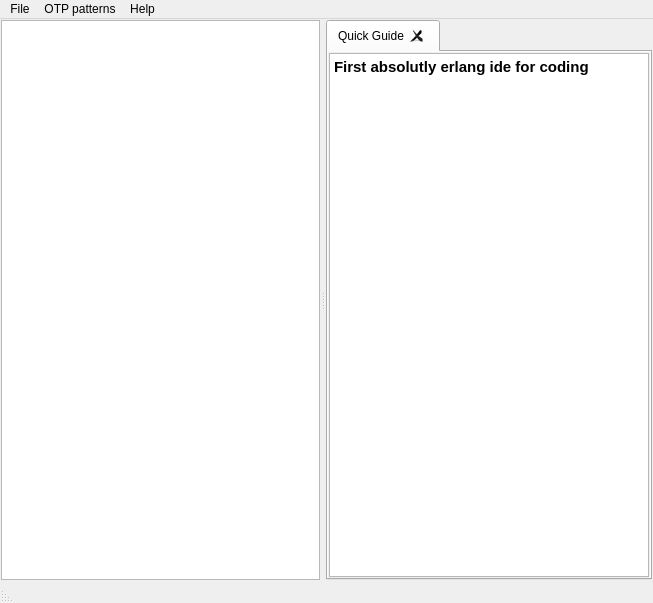
<?xml version="1.0" encoding="UTF-8"?>
<ui version="4.0">
 <class>MainWindow</class>
 <widget class="QMainWindow" name="MainWindow">
  <property name="geometry">
   <rect>
    <x>0</x>
    <y>0</y>
    <width>653</width>
    <height>603</height>
   </rect>
  </property>
  <property name="windowTitle">
   <string>Erl IDE</string>
  </property>
  <widget class="QWidget" name="centralwidget">
   <layout class="QHBoxLayout" name="horizontalLayout_7">
    <property name="spacing">
     <number>1</number>
    </property>
    <property name="margin">
     <number>1</number>
    </property>
    <item>
     <widget class="QSplitter" name="splitter">
      <property name="lineWidth">
       <number>0</number>
      </property>
      <property name="orientation">
       <enum>Qt::Horizontal</enum>
      </property>
      <property name="handleWidth">
       <number>6</number>
      </property>
      <widget class="QWidget" name="horizontalLayoutWidget">
       <layout class="QHBoxLayout" name="horizontalLayout">
        <property name="spacing">
         <number>1</number>
        </property>
        <item>
         <widget class="QTreeView" name="treeView"/>
        </item>
       </layout>
      </widget>
      <widget class="QWidget" name="horizontalLayoutWidget_2">
       <layout class="QHBoxLayout" name="horizontalLayout_2">
        <property name="spacing">
         <number>1</number>
        </property>
        <item>
         <widget class="QTabWidget" name="tabWidget">
          <property name="acceptDrops">
           <bool>true</bool>
          </property>
          <property name="currentIndex">
           <number>0</number>
          </property>
          <property name="tabsClosable">
           <bool>true</bool>
          </property>
          <property name="movable">
           <bool>true</bool>
          </property>
          <widget class="QWidget" name="tab">
           <property name="whatsThis">
            <string>Quick Guide</string>
           </property>
           <property name="accessibleName">
            <string>Quick Guide</string>
           </property>
           <property name="autoFillBackground">
            <bool>true</bool>
           </property>
           <attribute name="title">
            <string>Quick Guide</string>
           </attribute>
           <layout class="QHBoxLayout" name="TabLayout">
            <property name="spacing">
             <number>1</number>
            </property>
            <property name="margin">
             <number>1</number>
            </property>
            <item>
             <widget class="QTextBrowser" name="textBrowser">
              <property name="html">
               <string>&lt;!DOCTYPE HTML PUBLIC &quot;-//W3C//DTD HTML 4.0//EN&quot; &quot;http://www.w3.org/TR/REC-html40/strict.dtd&quot;&gt;
&lt;html&gt;&lt;head&gt;&lt;meta name=&quot;qrichtext&quot; content=&quot;1&quot; /&gt;&lt;style type=&quot;text/css&quot;&gt;
p, li { white-space: pre-wrap; }
&lt;/style&gt;&lt;/head&gt;&lt;body style=&quot; font-family:'Ubuntu'; font-size:11pt; font-weight:400; font-style:normal;&quot;&gt;
&lt;p style=&quot; margin-top:0px; margin-bottom:0px; margin-left:0px; margin-right:0px; -qt-block-indent:0; text-indent:0px;&quot;&gt;&lt;span style=&quot; font-weight:600;&quot;&gt;First absolutly erlang ide for coding&lt;/span&gt;&lt;/p&gt;&lt;/body&gt;&lt;/html&gt;</string>
              </property>
              <property name="openLinks">
               <bool>false</bool>
              </property>
             </widget>
            </item>
           </layout>
          </widget>
         </widget>
        </item>
       </layout>
      </widget>
     </widget>
    </item>
   </layout>
  </widget>
  <widget class="QMenuBar" name="menubar">
   <property name="geometry">
    <rect>
     <x>0</x>
     <y>0</y>
     <width>653</width>
     <height>25</height>
    </rect>
   </property>
   <widget class="QMenu" name="menuFile">
    <property name="title">
     <string>File</string>
    </property>
    <addaction name="actionOpen"/>
    <addaction name="actionCreate_Project"/>
    <addaction name="actionSave"/>
    <addaction name="actionSave_as"/>
    <addaction name="actionClose"/>
    <addaction name="separator"/>
    <addaction name="actionExit"/>
   </widget>
   <widget class="QMenu" name="menuOtp_patterns">
    <property name="title">
     <string>OTP patterns</string>
    </property>
    <addaction name="actionAdd_genserver"/>
    <addaction name="actionAdd_application"/>
    <addaction name="actionAdd_supervisour"/>
   </widget>
   <widget class="QMenu" name="menuHelp">
    <property name="title">
     <string>Help</string>
    </property>
    <addaction name="actionAbout"/>
   </widget>
   <addaction name="menuFile"/>
   <addaction name="menuOtp_patterns"/>
   <addaction name="menuHelp"/>
  </widget>
  <widget class="QStatusBar" name="statusbar">
   <property name="focusPolicy">
    <enum>Qt::StrongFocus</enum>
   </property>
   <property name="toolTip">
    <string>Hi</string>
   </property>
   <property name="statusTip">
    <string>Hi</string>
   </property>
   <property name="accessibleName">
    <string>Status</string>
   </property>
   <property name="accessibleDescription">
    <string>Line</string>
   </property>
   <property name="layoutDirection">
    <enum>Qt::RightToLeft</enum>
   </property>
  </widget>
  <action name="actionOpen">
   <property name="text">
    <string>Open</string>
   </property>
   <property name="shortcut">
    <string>Ctrl+O</string>
   </property>
  </action>
  <action name="actionSave">
   <property name="text">
    <string>Save</string>
   </property>
   <property name="shortcut">
    <string>Ctrl+S</string>
   </property>
  </action>
  <action name="actionCreate_Project">
   <property name="text">
    <string>Create Project</string>
   </property>
   <property name="shortcut">
    <string>Ctrl+Alt+C</string>
   </property>
  </action>
  <action name="actionSave_as">
   <property name="text">
    <string>Save as</string>
   </property>
   <property name="shortcut">
    <string>Alt+S</string>
   </property>
  </action>
  <action name="actionClose">
   <property name="text">
    <string>Close</string>
   </property>
   <property name="shortcut">
    <string>Ctrl+W</string>
   </property>
  </action>
  <action name="actionExit">
   <property name="text">
    <string>Exit</string>
   </property>
  </action>
  <action name="actionAdd_genserver">
   <property name="text">
    <string>Add genserver</string>
   </property>
   <property name="shortcut">
    <string>Alt+G</string>
   </property>
  </action>
  <action name="actionAdd_application">
   <property name="text">
    <string>Add application</string>
   </property>
   <property name="shortcut">
    <string>Alt+A</string>
   </property>
  </action>
  <action name="actionAdd_supervisour">
   <property name="text">
    <string>Add supervisor</string>
   </property>
   <property name="shortcut">
    <string>Alt+S</string>
   </property>
  </action>
  <action name="actionAbout">
   <property name="text">
    <string>About</string>
   </property>
  </action>
 </widget>
 <resources/>
 <connections>
  <connection>
   <sender>actionExit</sender>
   <signal>triggered()</signal>
   <receiver>MainWindow</receiver>
   <slot>close()</slot>
   <hints>
    <hint type="sourcelabel">
     <x>399</x>
     <y>12</y>
    </hint>
    <hint type="destinationlabel">
     <x>399</x>
     <y>299</y>
    </hint>
   </hints>
  </connection>
 </connections>
</ui>
